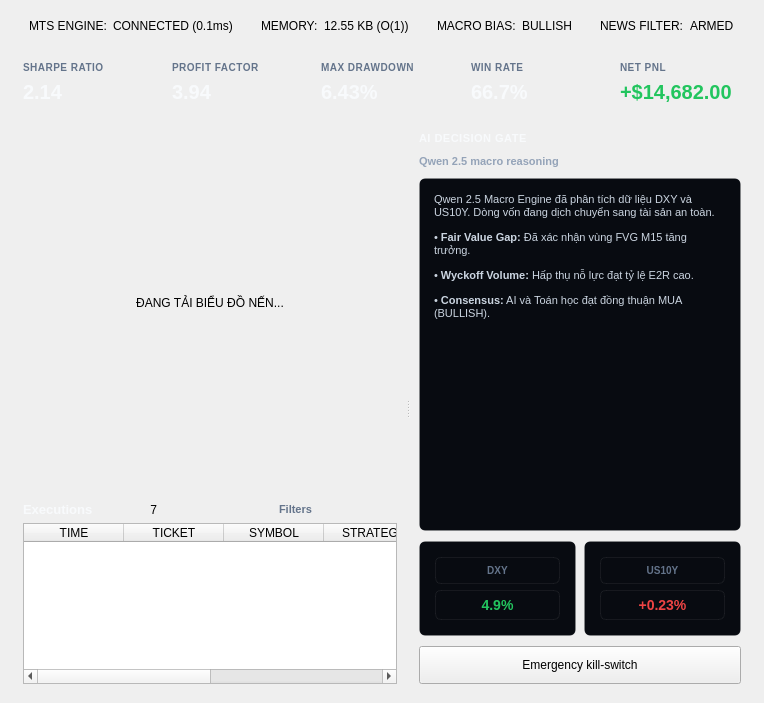
<widget class="QWidget" name="tab2">
            <attribute name="title"><string>TRẠM ĐIỀU KHIỂN LIVE</string></attribute>
            <layout class="QVBoxLayout" name="layoutTab2">
             <property name="spacing"><number>10</number></property>
             <property name="leftMargin"><number>14</number></property>
             <property name="topMargin"><number>10</number></property>
             <property name="rightMargin"><number>14</number></property>
             <property name="bottomMargin"><number>10</number></property>

             
             <item>
              <layout class="QHBoxLayout" name="layoutPipelinePills">
               <property name="spacing"><number>10</number></property>
               
               
               <item>
                <widget class="QFrame" name="pillMT5">
                 <property name="class"><string>status_pill</string></property>
                 <layout class="QHBoxLayout">
                  <property name="contentsMargins"><number>12</number><number>0</number><number>12</number><number>0</number></property>
                  <property name="spacing"><number>6</number></property>
                  <item><widget class="QFrame"><property name="class"><string>led_green</string></property></widget></item>
                  <item><widget class="QLabel"><property name="text"><string>MTS ENGINE:</string></property><property name="class"><string>status_pill_text</string></property></widget></item>
                  <item><widget class="QLabel" name="valPillMT5"><property name="text"><string>CONNECTED (0.1ms)</string></property><property name="class"><string>status_pill_val</string></property></widget></item>
                 </layout>
                </widget>
               </item>

               
               <item>
                <widget class="QFrame" name="pillMemory">
                 <property name="class"><string>status_pill</string></property>
                 <layout class="QHBoxLayout">
                  <property name="contentsMargins"><number>12</number><number>0</number><number>12</number><number>0</number></property>
                  <property name="spacing"><number>6</number></property>
                  <item><widget class="QLabel"><property name="text"><string>MEMORY:</string></property><property name="class"><string>status_pill_text</string></property></widget></item>
                  <item><widget class="QLabel" name="valPillMemory"><property name="text"><string>12.55 KB (O(1))</string></property><property name="class"><string>status_pill_val</string></property></widget></item>
                 </layout>
                </widget>
               </item>

               
               <item>
                <widget class="QFrame" name="pillMacro">
                 <property name="class"><string>status_pill</string></property>
                 <layout class="QHBoxLayout">
                  <property name="contentsMargins"><number>12</number><number>0</number><number>12</number><number>0</number></property>
                  <property name="spacing"><number>6</number></property>
                  <item><widget class="QLabel"><property name="text"><string>MACRO BIAS:</string></property><property name="class"><string>status_pill_text</string></property></widget></item>
                  <item><widget class="QLabel" name="valPillMacro"><property name="text"><string>BULLISH</string></property><property name="class"><string>status_pill_val</string></property></widget></item>
                 </layout>
                </widget>
               </item>

               
               <item>
                <widget class="QFrame" name="pillNews">
                 <property name="class"><string>status_pill</string></property>
                 <layout class="QHBoxLayout">
                  <property name="contentsMargins"><number>12</number><number>0</number><number>12</number><number>0</number></property>
                  <property name="spacing"><number>6</number></property>
                  <item><widget class="QLabel"><property name="text"><string>NEWS FILTER:</string></property><property name="class"><string>status_pill_text</string></property></widget></item>
                  <item><widget class="QLabel" name="valPillNews"><property name="text"><string>ARMED</string></property><property name="class"><string>status_pill_val</string></property></widget></item>
                 </layout>
                </widget>
               </item>

               <item><spacer><property name="orientation"><enum>Qt::Horizontal</enum></property></spacer></item>
              </layout>
             </item>

             
             <item>
              <layout class="QHBoxLayout" name="layoutKPICards">
               <property name="spacing"><number>10</number></property>

               
               <item>
                <widget class="QFrame" name="cardSharpe">
                 <property name="class"><string>card</string></property>
                 <layout class="QVBoxLayout">
                  <property name="contentsMargins"><number>14</number><number>10</number><number>14</number><number>10</number></property>
                  <item><widget class="QLabel"><property name="text"><string>SHARPE RATIO</string></property><property name="styleSheet"><string>color: #64748b; font-size: 10px; font-weight: 700; letter-spacing: 0.5px;</string></property></widget></item>
                  <item><widget class="QLabel" name="valKPISharpe"><property name="text"><string>2.14</string></property><property name="styleSheet"><string>color: #f8fafc; font-size: 20px; font-weight: 800; font-family: 'Consolas', monospace;</string></property></widget></item>
                 </layout>
                </widget>
               </item>

               
               <item>
                <widget class="QFrame" name="cardProfitFactor">
                 <property name="class"><string>card</string></property>
                 <layout class="QVBoxLayout">
                  <property name="contentsMargins"><number>14</number><number>10</number><number>14</number><number>10</number></property>
                  <item><widget class="QLabel"><property name="text"><string>PROFIT FACTOR</string></property><property name="styleSheet"><string>color: #64748b; font-size: 10px; font-weight: 700; letter-spacing: 0.5px;</string></property></widget></item>
                  <item><widget class="QLabel" name="valKPIProfitFactor"><property name="text"><string>3.94</string></property><property name="styleSheet"><string>color: #f8fafc; font-size: 20px; font-weight: 800; font-family: 'Consolas', monospace;</string></property></widget></item>
                 </layout>
                </widget>
               </item>

               
               <item>
                <widget class="QFrame" name="cardMaxDD">
                 <property name="class"><string>card</string></property>
                 <layout class="QVBoxLayout">
                  <property name="contentsMargins"><number>14</number><number>10</number><number>14</number><number>10</number></property>
                  <item><widget class="QLabel"><property name="text"><string>MAX DRAWDOWN</string></property><property name="styleSheet"><string>color: #64748b; font-size: 10px; font-weight: 700; letter-spacing: 0.5px;</string></property></widget></item>
                  <item><widget class="QLabel" name="valKPIMaxDD"><property name="text"><string>6.43%</string></property><property name="styleSheet"><string>color: #f8fafc; font-size: 20px; font-weight: 800; font-family: 'Consolas', monospace;</string></property></widget></item>
                 </layout>
                </widget>
               </item>

               
               <item>
                <widget class="QFrame" name="cardWinRate">
                 <property name="class"><string>card</string></property>
                 <layout class="QVBoxLayout">
                  <property name="contentsMargins"><number>14</number><number>10</number><number>14</number><number>10</number></property>
                  <item><widget class="QLabel"><property name="text"><string>WIN RATE</string></property><property name="styleSheet"><string>color: #64748b; font-size: 10px; font-weight: 700; letter-spacing: 0.5px;</string></property></widget></item>
                  <item><widget class="QLabel" name="valKPIWinRate"><property name="text"><string>66.7%</string></property><property name="styleSheet"><string>color: #f8fafc; font-size: 20px; font-weight: 800; font-family: 'Consolas', monospace;</string></property></widget></item>
                 </layout>
                </widget>
               </item>

               
               <item>
                <widget class="QFrame" name="cardNetPnL">
                 <property name="class"><string>card</string></property>
                 <layout class="QVBoxLayout">
                  <property name="contentsMargins"><number>14</number><number>10</number><number>14</number><number>10</number></property>
                  <item><widget class="QLabel"><property name="text"><string>NET PNL</string></property><property name="styleSheet"><string>color: #64748b; font-size: 10px; font-weight: 700; letter-spacing: 0.5px;</string></property></widget></item>
                  <item><widget class="QLabel" name="valKPINetPnL"><property name="text"><string>+$14,682.00</string></property><property name="styleSheet"><string>color: #22c55e; font-size: 20px; font-weight: 800; font-family: 'Consolas', monospace;</string></property></widget></item>
                 </layout>
                </widget>
               </item>

              </layout>
             </item>

             
             <item>
              <widget class="QSplitter" name="chartSplitter">
               <property name="orientation"><enum>Qt::Horizontal</enum></property>

               
               <widget class="QWidget" name="containerChartAndExec">
                <layout class="QVBoxLayout" name="layoutChartAndExec">
                 <property name="spacing"><number>10</number></property>
                 <property name="contentsMargins"><number>0</number><number>0</number><number>0</number><number>0</number></property>
                 
                 
                 <item>
                  <widget class="QFrame" name="frameChartArea">
                   <property name="class"><string>card</string></property>
                   <property name="minimumSize"><size><width>0</width><height>360</height></size></property>
                   <layout class="QVBoxLayout">
                    <property name="contentsMargins"><number>4</number><number>4</number><number>4</number><number>4</number></property>
                    <item><widget class="QLabel"><property name="text"><string>ĐANG TẢI BIỂU ĐỒ NẾN...</string></property><property name="alignment"><set>Qt::AlignCenter</set></property></widget></item>
                   </layout>
                  </widget>
                 </item>

                 
                 <item>
                  <widget class="QFrame" name="frameExecutions">
                   <property name="class"><string>card</string></property>
                   <property name="maximumSize"><size><width>16777215</width><height>200</height></size></property>
                   <layout class="QVBoxLayout">
                    <property name="contentsMargins"><number>12</number><number>10</number><number>12</number><number>10</number></property>
                    <property name="spacing"><number>6</number></property>
                    
                    
                    <item>
                     <layout class="QHBoxLayout">
                      <item>
                       <widget class="QLabel"><property name="text"><string>Executions</string></property><property name="styleSheet"><string>color: #f8fafc; font-size: 13px; font-weight: 700;</string></property></widget>
                      </item>
                      <item>
                       <widget class="QLabel"><property name="text"><string> 7 </string></property><property name="class"><string>badge_pill</string></property></widget>
                      </item>
                      <item><spacer><property name="orientation"><enum>Qt::Horizontal</enum></property></spacer></item>
                      <item>
                       <widget class="QLabel"><property name="text"><string>Filters</string></property><property name="styleSheet"><string>color: #64748b; font-size: 11px; font-weight: 600;</string></property></widget>
                      </item>
                     </layout>
                    </item>

                    <item>
                     <widget class="QTableWidget" name="tableExecutions">
                      <property name="alternatingRowColors"><bool>false</bool></property>
                      <property name="selectionBehavior"><enum>QAbstractItemView::SelectRows</enum></property>
                      <property name="columnCount"><number>6</number></property>
                      <column><property name="text"><string>TIME</string></property></column>
                      <column><property name="text"><string>TICKET</string></property></column>
                      <column><property name="text"><string>SYMBOL</string></property></column>
                      <column><property name="text"><string>STRATEGY</string></property></column>
                      <column><property name="text"><string>LOT SIZE</string></property></column>
                      <column><property name="text"><string>RETCODE</string></property></column>
                     </widget>
                    </item>

                   </layout>
                  </widget>
                 </item>

                </layout>
               </widget>

               
               <widget class="QFrame" name="frameAIArea">
                <property name="class"><string>card</string></property>
                <property name="minimumSize"><size><width>320</width><height>0</height></size></property>
                <property name="maximumSize"><size><width>340</width><height>16777215</height></size></property>
                <layout class="QVBoxLayout" name="layoutAIArea">
                 <property name="contentsMargins"><number>14</number><number>12</number><number>14</number><number>12</number></property>
                 <property name="spacing"><number>10</number></property>

                 <item>
                  <layout class="QHBoxLayout">
                   <item>
                    <widget class="QLabel"><property name="text"><string>AI DECISION GATE</string></property><property name="styleSheet"><string>color: #f8fafc; font-size: 11px; font-weight: 700; letter-spacing: 0.5px;</string></property></widget>
                   </item>
                   <item><spacer><property name="orientation"><enum>Qt::Horizontal</enum></property></spacer></item>
                  </layout>
                 </item>

                 <item>
                  <widget class="QLabel"><property name="text"><string>Qwen 2.5 macro reasoning</string></property><property name="styleSheet"><string>color: #94a3b8; font-size: 11px; font-weight: 600;</string></property></widget>
                 </item>

                 <item>
                  <widget class="QTextEdit" name="txtAIReasoning">
                   <property name="readOnly"><bool>true</bool></property>
                   <property name="styleSheet"><string>background-color: #080b11; border: 1px solid rgba(255,255,255,0.06); border-radius: 6px; padding: 10px; color: #cbd5e1; font-size: 11px; line-height: 1.4;</string></property>
                   <property name="html"><string>&lt;p&gt;Qwen 2.5 Macro Engine đã phân tích dữ liệu DXY và US10Y. Dòng vốn đang dịch chuyển sang tài sản an toàn.&lt;/p&gt;&lt;p&gt;• &lt;b&gt;Fair Value Gap:&lt;/b&gt; Đã xác nhận vùng FVG M15 tăng trưởng.&lt;/p&gt;&lt;p&gt;• &lt;b&gt;Wyckoff Volume:&lt;/b&gt; Hấp thụ nỗ lực đạt tỷ lệ E2R cao.&lt;/p&gt;&lt;p&gt;• &lt;b&gt;Consensus:&lt;/b&gt; AI và Toán học đạt đồng thuận MUA (BULLISH).&lt;/p&gt;</string></property>
                  </widget>
                 </item>

                 
                 <item>
                  <layout class="QHBoxLayout" name="layoutGauges">
                   <property name="spacing"><number>8</number></property>
                   
                   <item>
                    <widget class="QFrame" name="cardDXY">
                     <property name="styleSheet"><string>background: #080b11; border: 1px solid rgba(255,255,255,0.06); border-radius: 6px; padding: 6px;</string></property>
                     <layout class="QVBoxLayout">
                      <property name="contentsMargins"><number>6</number><number>6</number><number>6</number><number>6</number></property>
                      <item><widget class="QLabel"><property name="text"><string>DXY</string></property><property name="alignment"><set>Qt::AlignCenter</set></property><property name="styleSheet"><string>color: #64748b; font-size: 10px; font-weight: 700;</string></property></widget></item>
                      <item><widget class="QLabel"><property name="text"><string>4.9%</string></property><property name="alignment"><set>Qt::AlignCenter</set></property><property name="styleSheet"><string>color: #22c55e; font-size: 14px; font-weight: 800; font-family: 'Consolas';</string></property></widget></item>
                     </layout>
                    </widget>
                   </item>

                   <item>
                    <widget class="QFrame" name="cardUS10Y">
                     <property name="styleSheet"><string>background: #080b11; border: 1px solid rgba(255,255,255,0.06); border-radius: 6px; padding: 6px;</string></property>
                     <layout class="QVBoxLayout">
                      <property name="contentsMargins"><number>6</number><number>6</number><number>6</number><number>6</number></property>
                      <item><widget class="QLabel"><property name="text"><string>US10Y</string></property><property name="alignment"><set>Qt::AlignCenter</set></property><property name="styleSheet"><string>color: #64748b; font-size: 10px; font-weight: 700;</string></property></widget></item>
                      <item><widget class="QLabel"><property name="text"><string>+0.23%</string></property><property name="alignment"><set>Qt::AlignCenter</set></property><property name="styleSheet"><string>color: #ef4444; font-size: 14px; font-weight: 800; font-family: 'Consolas';</string></property></widget></item>
                     </layout>
                    </widget>
                   </item>

                  </layout>
                 </item>

                 <item>
                  <widget class="QPushButton" name="btnEmergencyKill">
                   <property name="text"><string>Emergency kill-switch</string></property>
                   <property name="class"><string>btn_danger</string></property>
                   <property name="cursor"><cursorShape>PointingHandCursor</cursorShape></property>
                   <property name="minimumSize"><size><width>0</width><height>38</height></size></property>
                  </widget>
                 </item>

                </layout>
               </widget>

              </widget>
             </item>

            </layout>
           </widget>
